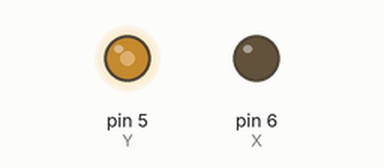
The sketch below on a simulated Arduino Uno, built with avr-gcc and run on an emulated ATmega328P. Shown: output pins drawn as LEDs (lit = HIGH).

Above: at 6.6 s.
Timing chart, 0 to 16.1 s (numbered marks = the images above):
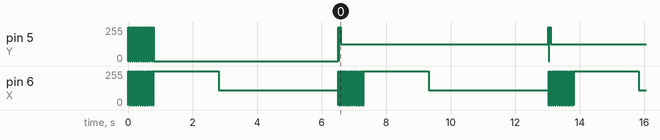

Measured:
- by itself, pin 6 (X): moves between 0/255 and 255/255, repeating every 6.5 s

The sketch:

scope_XY_Test.ino
```cpp
// (licence header left out)
/* ****************************************************************************
  Fritzing is here:

  http://www.flickr.com/photos/johngineer/6496005491/sizes/z/in/photostream/

  in case you can't see the image, the following circuit is on both PWM ports

	             R 10k
  PWM OUT ----/\/\/\-----+------------ OUTPUT
	              	       |
	              	      === C 100n
                         |
                        GND

  R = 10k
  C = 0.1uF

  Use of a 16Mhz xtal/ceramic resonator is strongly suggested.

**************************************************************************** */

#define TRACE_DELAY	2500  // trace delay in uS. making this longer will
// result in a straighter drawing, but slower
// refresh rate. making it too short will result
// in an angular blob.

#define NUM_POINTS	  19     // our tree is defined by 19 x/y coord. pairs
#define X             6      // attach scope channel 1 (X) to pin 6
#define Y             5      // attach scope channel 2 (y) to pin 5

//Extra constants added for experimentation with other image drawings
#define NUM_POINTS1   4      // Square shape, number of points
#define NUM_POINTS2   35     // Tree with garland added, number of points
#define TRACE_DELAY1  5000   // Experimentally tweaked delay
#define TRACE_DELAY2  2700   // Experimentally tweaked delay
#define Display_Count 40     // How many times to draw an image before switching to next image when viewing all three

// x coords for drawing the tree (in rough clockwise order, from bottom)
unsigned char x_points[NUM_POINTS] = {	110, 110, 50, 80, 65, 95, 80, 110, 95, 125, 155, 140, 170, 155, 185, 170, 200, 140, 140 };
// y coords
unsigned char y_points[NUM_POINTS] = {	15, 35, 35, 85, 85, 135, 135, 185, 185, 235, 185, 185, 135, 135, 85, 85, 35, 35, 15 };

//Extra coordinate pairs added for experimentation with other image drawings
//Coordinates of box
unsigned char x1_points[NUM_POINTS1] = {  0,   0, 255, 255 };
unsigned char y1_points[NUM_POINTS1] = {  0, 255, 255, 0 };
//Coordinates of tree with garland
unsigned char x2_points[NUM_POINTS2] = {  110, 110, 50, 80, 65,  95,  80, 110,  95, 125, 155, 140, 170, 155, 185, 170, 200, 140, 140, 110, 110, 50, 170, 50, 80, 155, 80, 65,  95, 140,  95,  65,  80,  50, 110 };
unsigned char y2_points[NUM_POINTS2] = {  15,   35, 35, 85, 85, 135, 135, 185, 185, 235, 185, 185, 135, 135,  85,  85,  35,  35,  15,  15,  35, 35,  85, 35, 85, 135, 85, 85, 135, 185, 135,  85,  85,  35,  35 };


void setup()
{
  pinMode(X, OUTPUT);
  pinMode(Y, OUTPUT);

  // The following sets the PWM clock to maximum on the Arduino(no CPU clock division)
  // DO NOT CHANGE THESE UNLESS YOU KNOW WHAT YOU ARE DOING!

  TCCR0A = (	1 << COM0A1 | 0 << COM0A0 |		// clear OC0A on compare match (hi-lo PWM)
              1 << COM0B1 | 0 << COM0B0 |		// clear OC0B on compare match (hi-lo PWM)
              1 << WGM01  | 1 << WGM00);		// set PWM lines at 0xFF

  TCCR0B = (	0 << FOC0A | 0 << FOC0B |		// no force compare match
              0 << WGM02 |			// set PWM lines at 0xFF
              0 << CS02	 | 0 << CS01 |		// use system clock (no divider)
              1 << CS00 );

  TIMSK0 = (	0 << OCIE0B | 0 << TOIE0 |
              0 << OCIE0A );

}

// All three drawings displayed in sequence
void loop()
{
  unsigned char display_duration_counter;
  {
    for (display_duration_counter = 0; display_duration_counter < Display_Count; display_duration_counter++)   // display square box this many times
    {
      unsigned char t;
      {
        for (t = 0; t < NUM_POINTS1; t++)   // run through the points in x & y
        {
          analogWrite(X, x1_points[t]);
          analogWrite(Y, y1_points[t]);
          delayMicroseconds(TRACE_DELAY1);   // wait TRACE_DELAY microseconds
        }
      }
    }

    for (display_duration_counter = 0; display_duration_counter < Display_Count; display_duration_counter++)   // display tree this many times
    {
      unsigned char t;
      {
        for (t = 0; t < NUM_POINTS; t++)   // run through the points in x & y
        {
          analogWrite(X, x_points[t]);
          analogWrite(Y, y_points[t]);
          delayMicroseconds(TRACE_DELAY);   // wait TRACE_DELAY microseconds
        }
      }
    }

    for (display_duration_counter = 0; display_duration_counter < Display_Count; display_duration_counter++)   // display tree with garland this many times
    {
      unsigned char t;
      {
        for (t = 0; t < NUM_POINTS2; t++)   // run through the points in x & y
        {
          analogWrite(X, x2_points[t]);
          analogWrite(Y, y2_points[t]);
          delayMicroseconds(TRACE_DELAY2);   // wait TRACE_DELAY microseconds
        }
      }
    }
  }
}
```
